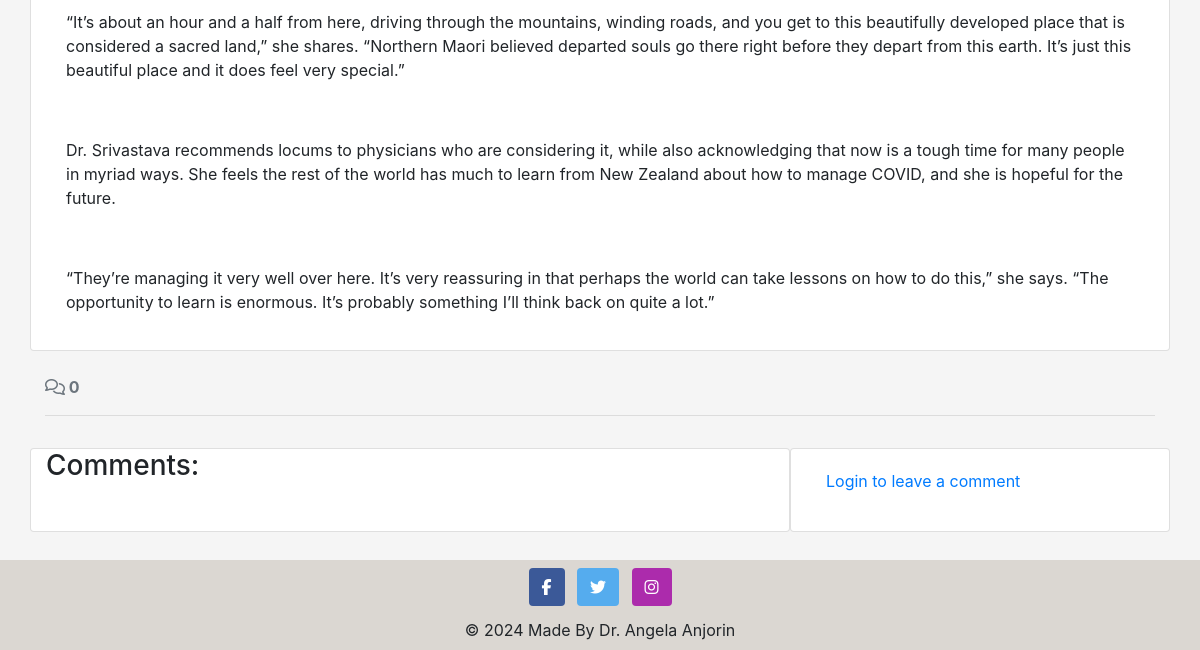
/a-locum-insiders-look-traveling-to-new-zealand-during-covid/ (lower part), run on an earlier commit of the app's database.
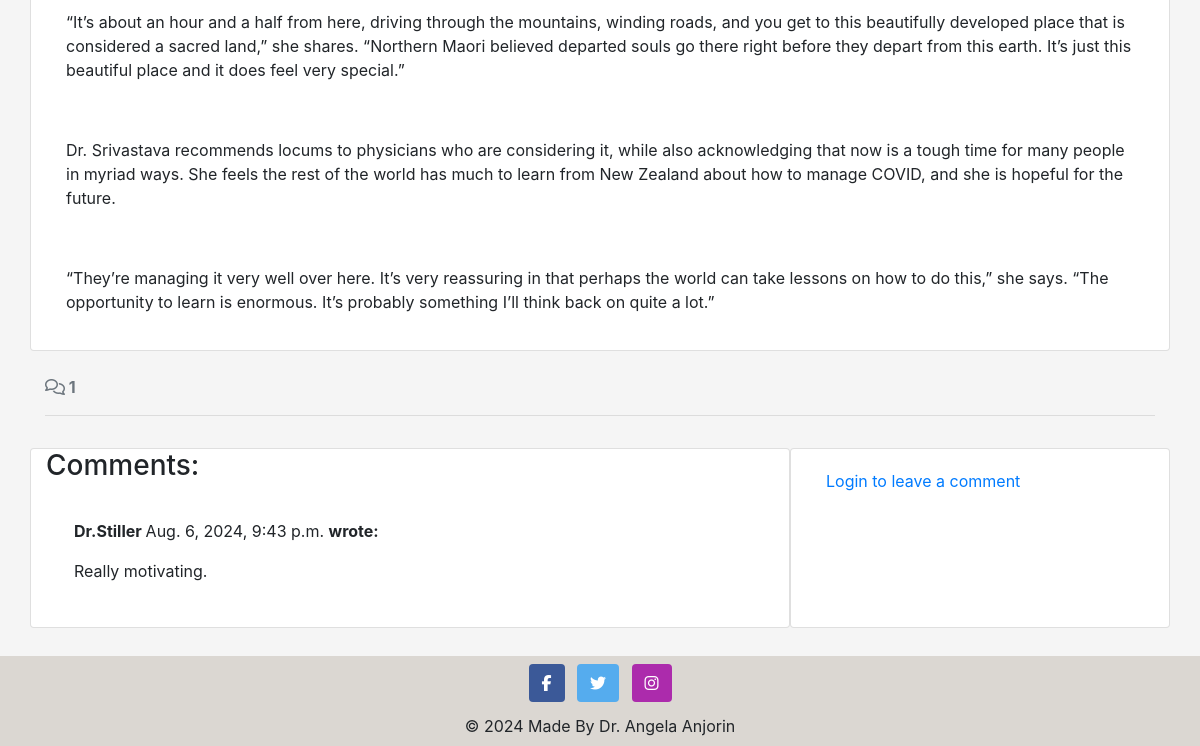
And on a later commit of the database.
### blog/models.py (models this page shows, shortened)
class Comment(models.Model):
    post = models.ForeignKey(
        Post, on_delete=models.CASCADE, related_name="comments")
    author = models.ForeignKey(
        CustomUser, on_delete=models.CASCADE, related_name="commenter")
    body = models.TextField()
    approved = models.BooleanField(default=False)
    created_on = models.DateTimeField(auto_now_add=True)
    class Meta:
        ordering = ["created_on"]

### accounts/models.py (models this page shows)
class CustomUser(AbstractUser):
    pass

### blog/views.py (the view, shortened to what this page needs)
# urls.py: path('<slug:slug>/', views.post_detail, name='post_detail'),
def post_detail(request, slug):
    queryset = Post.objects.filter(status=1)
    post = get_object_or_404(queryset, slug=slug)
    comments = post.comments.all().order_by("-created_on")
    comment_count = post.comments.filter(approved=True).count()
    comment_form = CommentForm()
    return render(
        request,
        "blog/post_detail.html",
        {"post": post,
        "comments": comments,
        "comment_count": comment_count,
        "comment_form": comment_form,
        },
    )

### blog/templates/blog/post_detail.html (shortened to what this page needs)
{% extends 'base.html' %} {% block content %}
{% load static %}
{% load crispy_forms_tags %}
<div class="container">
    <div class="row">
        <div class="col card mb-4  mt-3 left  top">
            <div class="card-body">
                <p class="card-text">
                    {{ post.content | safe }}
                </p>
            </div>
        </div>
    </div>
  <div class="row">
    <div class="col-12">
      <strong class="text-secondary">
        <i class="far fa-comments"></i> {{ comment_count }}
      </strong>
    </div>
    <div class="col-12">
      <hr>
    </div>
  </div>
  <div class="row">
    <div class="col-md-8 card mb-4  mt-3 ">
      <h3>Comments:</h3>
      <div class="card-body">
        {% for comment in comments %}
        <div class="p-2 comments
          ">
          <p class="font-weight-bold">
            {{ comment.author }}
            <span class="font-weight-normal">
              {{ comment.created_on }}
            </span> wrote:
          </p>
          <div id="comment{{ comment.id }}">
            {{ comment.body | linebreaks }}
          </div>
        </div>
        {% endfor %}
      </div>
    </div>
    <div class="col-md-4 card mb-4 mt-3">
      <div class="card-body">
        {% if user.is_authenticated %}
        <h3>Leave a comment:</h3>
        <p>Posting as: {{ user.username }}</p>
        <form id="commentForm" method="post"
          style="margin-top: 1.3em;">
          {{ comment_form | crispy }}
          {% csrf_token %}
          <button id="submitButton" type="submit"
            class="btn btn-signup btn-lg">Submit</button>
        </form>
        {% else %}
        <a class="link" href="{{ login_url }}">Login to leave a comment</a>
        {% endif %}
      </div>
    </div>
  </div>
</div>
{% endblock content %}

What changed in the data, as far as the page shows it:
added Comment: author "Dr.Stiller", created_on "Aug. 6, 2024, 9:43 p.m.", body "Really motivating."
Also different on the page:
{{ comment_count }}: "0" → "1"
